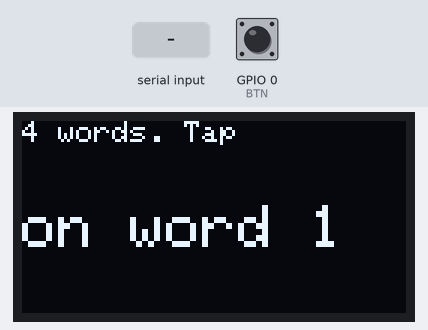
A sketch run on a simulated ESP32. Parts: 128×64 one-colour display. The inputs (shaded band) are chosen by the test bench; at power-on: GPIO 0 (BTN) HIGH. What the sketch prints to the serial monitor is not drawn.

Above: at 1.2 s.
1.3 s: GPIO 0 (BTN) pulled LOW for 0.15 s
At 2.5 s:
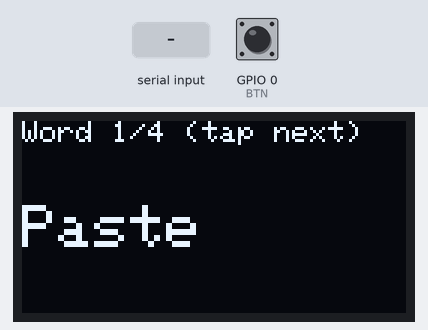
2.9 s: "[\n" received over Serial
At 3.3 s:
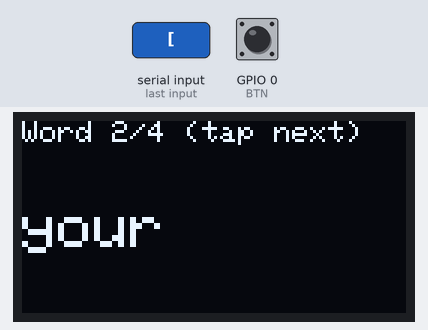
4.4 s: "]\n" received over Serial
At 5.6 s:
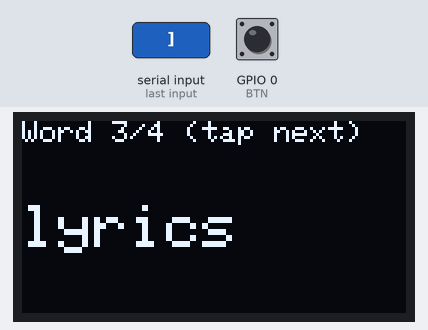
5.9 s: GPIO 0 (BTN) pulled LOW for 1 s
At 7.3 s:
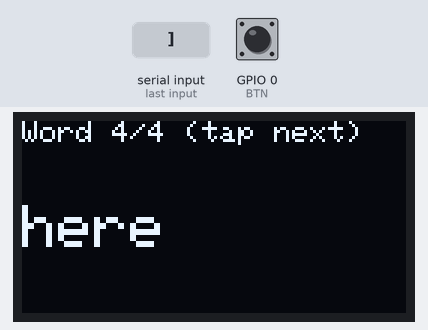
8.4 s: "\"\n" received over Serial
At 9.6 s:
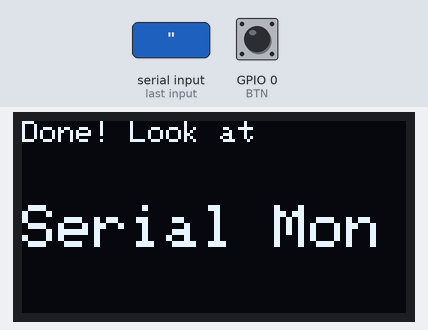
9.9 s: "(\n" received over Serial
At 11.0 s:
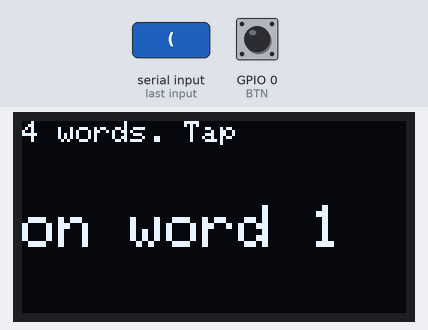
Timing chart, 0 to 12.4 s (numbered marks = the images above; inputs shaded):
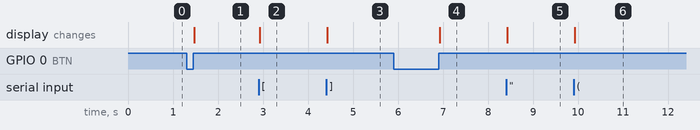

The sketch:

esp32_tap_timer_github.ino
```cpp
// TAP TIMER - records the timing of each word while the song plays.
// Tap on every new word: press ENTER in the Serial Monitor (or the BOOT button).
// The result appears in Tools > Serial Monitor (115200 baud).

#include <Wire.h>
#include <Adafruit_GFX.h>
#include <Adafruit_SSD1306.h>

Adafruit_SSD1306 d(128, 64, &Wire, -1);
const int BTN = 0;   // BOOT button

// ===== Paste the SAME lyrics as in your lyrics sketch =====
const char* LYRICS = R"LYR(
Paste your lyrics here
)LYR";
// ==========================================================

String tokens[300];
int NUM = 0;
unsigned long tapTimes[301];

void parseLyrics() {
  String s = LYRICS, cur = "";
  bool skip = false;
  for (int k = 0; k <= (int)s.length(); k++) {
    char c = (k < (int)s.length()) ? s[k] : '\n';
    if (c == '[') { skip = true; continue; }
    if (c == ']') { skip = false; continue; }
    if (skip) continue;
    if (c == '"' || c == '(' || c == ')' || c == '.' || c == '!' || c == '?') continue;
    if (c == ' ' || c == ',' || c == '\n' || c == '\r' || c == '\t') {
      if (cur.length() && NUM < 300) tokens[NUM++] = cur;
      cur = "";
    } else cur += c;
  }
}

void show(String top, String big) {
  d.clearDisplay();
  d.setTextSize(1);
  d.setCursor(0, 0);
  d.print(top);
  d.setTextSize(big.length() <= 10 ? 2 : 1);
  d.setCursor(0, 28);
  d.print(big);
  d.display();
}

// Returns the time of a tap (Enter key in Serial Monitor or BOOT button), 0 if none
unsigned long checkTap() {
  if (Serial.available()) {
    unsigned long t = millis();
    delay(5);
    while (Serial.available()) Serial.read();
    return t;
  }
  if (digitalRead(BTN) == LOW) {
    unsigned long t = millis();
    delay(25);
    while (digitalRead(BTN) == LOW) delay(1);
    return t;
  }
  return 0;
}

unsigned long waitTap() {
  unsigned long t;
  while ((t = checkTap()) == 0) delay(1);
  return t;
}

void setup() {
  Serial.begin(115200);
  pinMode(BTN, INPUT_PULLUP);
  Wire.begin(21, 22);
  d.begin(SSD1306_SWITCHCAPVCC, 0x3C);
  d.setTextColor(WHITE);
  d.setTextWrap(false);
  parseLyrics();
}

void loop() {
  while (Serial.available()) Serial.read();
  show(String(NUM) + " words. Tap", "on word 1");
  Serial.println("Ready! Press ENTER here on every new word.");
  for (int i = 0; i <= NUM; i++) {
    tapTimes[i] = waitTap();
    if (i < NUM) show("Word " + String(i + 1) + "/" + String(NUM) + " (tap next)", tokens[i]);
    else show("Done! Look at", "Serial Mon");
  }

  Serial.println("\n----- COPY THIS LINE INTO YOUR LYRICS SKETCH -----");
  Serial.print("const int TIMES[] = {");
  for (int i = 0; i < NUM; i++) {
    Serial.print(tapTimes[i + 1] - tapTimes[i]);
    if (i < NUM - 1) Serial.print(", ");
  }
  Serial.println("};");
  Serial.println("--------------------------------------------------");
  Serial.println("Press ENTER to record a new take.");

  waitTap();
}
```

Measured:
- after the input at 1.3 s, the display: changes after 0.18 s (image 1)
- after the input at 2.9 s, the display: changes at once (image 2)
- after the input at 4.4 s, the display: changes at once (image 3)
- after the input at 5.9 s, the display: changes after 1.0 s (image 4)
- after the input at 8.4 s, the display: changes at once (image 5)
- after the input at 9.9 s, the display: changes at once (image 6)
